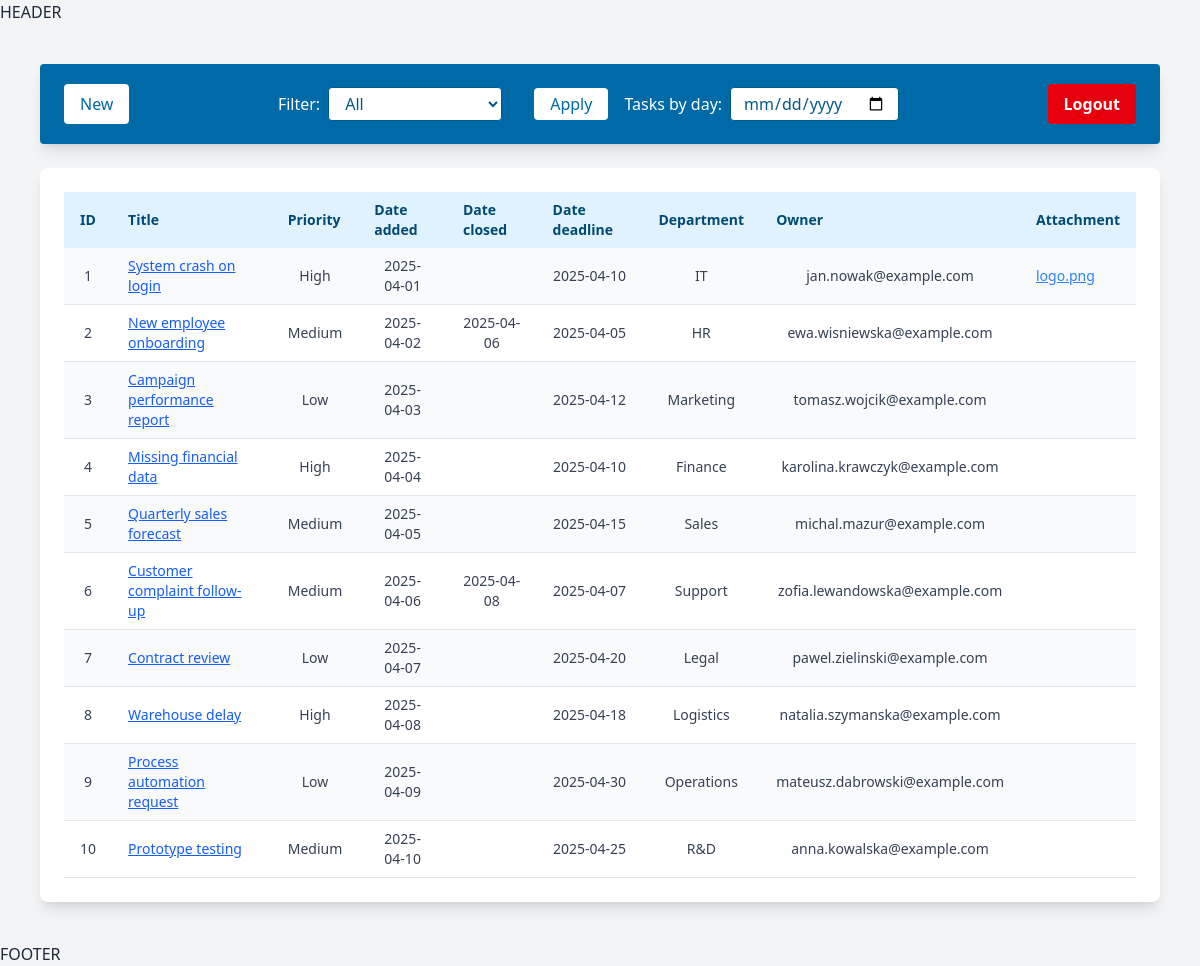
Screenshot of /ticketpro_app/ticket (signed in) with the database file from the repository.
### tables this page shows
CREATE TABLE Tickets
(
    ticket_id     INT PRIMARY KEY NOT NULL AUTO_INCREMENT,
    department_id INT,
    FOREIGN KEY (department_id)
        REFERENCES Departments (department_id)
        ON DELETE CASCADE
        ON UPDATE CASCADE,
    user_id       INT,
    FOREIGN KEY (user_id)
        REFERENCES Users (user_id)
        ON DELETE CASCADE
        ON UPDATE CASCADE,
    title         VARCHAR(250),
    priority      VARCHAR(20),
    date_added    DATE,
    date_closed   DATE,
    date_deadline DATE
);

CREATE TABLE Departments
(
    department_id   INT PRIMARY KEY NOT NULL AUTO_INCREMENT,
    user_id         INT,
    FOREIGN KEY (user_id)
        REFERENCES Users (user_id)
        ON DELETE CASCADE
        ON UPDATE CASCADE,
    department_name VARCHAR(250)
);

CREATE TABLE Users
(
    user_id      INT PRIMARY KEY NOT NULL AUTO_INCREMENT,
    role_id INT,
    FOREIGN KEY (role_id)
        REFERENCES Roles (role_id)
        ON DELETE CASCADE
        ON UPDATE CASCADE,
    name         VARCHAR(150),
    surname      VARCHAR(150),
    email        VARCHAR(100) CHECK (email REGEXP '^[a-zA-Z0-9._%-]+@[a-zA-Z0-9.-]+\\.[a-zA-Z]{2,4}$'),
    password     VARCHAR(30)
);

CREATE TABLE Attachments
(
    attachment_id INT PRIMARY KEY NOT NULL AUTO_INCREMENT,
    ticket_id INT NOT NULL,
    file_name VARCHAR(255),
    file_path VARCHAR(255),
    uploaded_at DATETIME DEFAULT CURRENT_TIMESTAMP,
    FOREIGN KEY (ticket_id) 
        REFERENCES Tickets(ticket_id)
        ON DELETE CASCADE
        ON UPDATE CASCADE
);

### Core/Render.php (called while the page is built, shortened)
<?php
function renderSite($viewPath, $data = []) {
    extract($data);
    include $viewPath;
}

### Controller/RenderController.php (called while the page is built, shortened)
<?php
require_once __DIR__ . '/../Repository/TicketRepository.php';
require_once __DIR__ . '/../Repository/DepartmentRepository.php';
require_once __DIR__ . '/../Repository/AttachmentRepository.php';
require_once __DIR__ . '/../Model/Ticket.php';
require_once __DIR__ . '/../Core/Render.php';
class RenderController
{
    private $ticketRepo = null;
    private $attachmentRepo = null;
    public function __construct()
    {
        $this->ticketRepo = TicketRepository::getInstance();
        $this->attachmentRepo = AttachmentRepository::getInstance();
    }
    public function ticketMenu()
    {
        $ticket_list = $this->ticketRepo->getTickets();
        $attachment_list = $this->attachmentRepo->getAttachments();
        $viewPath = __DIR__ . '/../Views/ticket/ticket_menu.php';
        renderSite($viewPath, ['ticket_list' => $ticket_list, 'attachment_list' => $attachment_list]);
    }
}

### index.php (called while the page is built, shortened)
<?php
require_once __DIR__ . '/Controller/RenderController.php';
$router = new Router();
$router->route($_SERVER['REQUEST_URI'], $_SERVER['REQUEST_METHOD']);
?>

### Core/Data.php (called while the page is built)
<?php
function connectToDB():PDO{
    $read_env = parse_ini_file('.env');
    $host = $read_env['DB_HOST'];
    $dbname = $read_env['DB_NAME'];
    $username = $read_env['DB_USER'];
    $password = $read_env['DB_PASS'];
    $dsn = "mysql:host=$host;dbname=$dbname";
    return new PDO($dsn, $username, $password);
}

### Repository/TicketRepository.php (called while the page is built, shortened)
<?php
require_once __DIR__ . '/../Core/Data.php';
require_once __DIR__ . '/../Model/Ticket.php';
class TicketRepository
{
    private static ?TicketRepository $instance = null;
    private PDO $pdo;
    public function __construct()
    {
        $this->pdo = connectToDB();
    }
    public static function getInstance(): TicketRepository
    {
        if (self::$instance === null) {
            self::$instance = new TicketRepository();
        }
        return self::$instance;
    }
    public function getTickets(): array
    {
        $stmt = $this->pdo->query("
    SELECT
        t.ticket_id,
        t.title,
        t.priority,
        t.date_added,
        t.date_closed,
        t.date_deadline,
        t.user_id,
        u.name AS user_name,
        u.surname AS user_surname,
        u.email AS user_email,
        t.department_id,
        d.department_name
    FROM Tickets t
    LEFT JOIN Users u ON t.user_id = u.user_id
    JOIN Departments d ON t.department_id = d.department_id
    ORDER BY t.ticket_id;
");
        $rows = $stmt->fetchAll(PDO::FETCH_ASSOC);
        $tickets = [];
        foreach ($rows as $row) {
            $tickets[] = new Ticket (
                $row['ticket_id'],
                $row['title'],
                $row['priority'],
                $row['date_added'],
                $row['date_closed'],
                $row['date_deadline'],
                $row['user_id'],
                $row['user_name'],
                $row['user_surname'],
                $row['user_email'],
                $row['department_id'],
                $row['department_name'],
            );
        }
        return $tickets;
    }
}

### Model/Ticket.php (called while the page is built, shortened)
<?php
class Ticket
{
    private string $ticket_id;
    private ?string $title;
    private string $priority;
    private ?string $date_added;
    private ?string $date_closed;
    private ?string $date_deadline;
    private ?string $email;
    private ?string $department_name;
    public function __construct(string $ticket_id, string $title, string $priority, string $date_added, ?string $date_closed, string $date_deadline,?string $user_id ,?string $name, ?string $surname, ?string $email, ?string $department_id , string $department_name)
    {
        $this->ticket_id = $ticket_id;
        $this->title = $title;
        $this->priority = $priority;
        $this->date_added = $date_added;
        $this->date_closed = $date_closed;
        $this->date_deadline = $date_deadline;
        $this->department_name = $department_name;
        $this->email = $email;
    }
    public function getTicketId(): string
    {
        return $this->ticket_id;
    }
    public function getTitle(): string
    {
        return $this->title;
    }
    public function getPriority(): string
    {
        return $this->priority;
    }
    public function getDateAdded(): string
    {
        return $this->date_added;
    }
    public function getDateClosed(): ?string
    {
        return $this->date_closed;
    }
    public function getDateDeadline(): string
    {
        return $this->date_deadline;
    }
    public function getDepartmentName(): string
    {
        return $this->department_name;
    }
    public function getEmail(): ?string
    {
        return $this->email;
    }
}

### Repository/AttachmentRepository.php (called while the page is built, shortened)
<?php
require_once __DIR__ . '/../Core/Data.php';
require_once __DIR__ . '/../Model/Attachment.php';
class AttachmentRepository
{
    private static ?AttachmentRepository $instance = null;
    private PDO $pdo;
    public function __construct()
    {
        $this->pdo = connectToDB();
    }
    public static function getInstance(): AttachmentRepository {
        if (self::$instance === null) {
            self::$instance = new AttachmentRepository();
        }
        return self::$instance;
    }
    public function getAttachments(): array
    {
        $stmt = $this->pdo->query("
            SELECT
                attachment_id,
                ticket_id,
                file_name,
                file_path
            FROM Attachments
            Order by attachment_id;
        ");
        $rows = $stmt->fetchAll(PDO::FETCH_ASSOC);
        return array_map(fn($row) => Attachment::fromArray($row), $rows);
    }
}

### Model/Attachment.php (called while the page is built, shortened)
<?php
class Attachment
{
    private int $ticket_id;
    private string $file_name;
    private string $file_path;
    public function __construct(int $attachment_id, int $ticket_id, string $file_name, string $file_path)
    {
        $this->ticket_id = $ticket_id;
        $this->file_name = $file_name;
        $this->file_path = $file_path;
    }
    public static function fromArray(array $data): self
    {
        return new self($data['attachment_id'], $data['ticket_id'], $data['file_name'], $data['file_path']);
    }
    public function getAssociatedTicketId(): int
    {
        return $this->ticket_id;
    }
    public function getFileName(): string
    {
        return $this->file_name;
    }
    public function getFilePath(): string
    {
        return $this->file_path;
    }
}

### Views/ticket/ticket_menu.php (the view, shortened to what this page needs)
<!doctype html>
<html lang="en">
<head>
    <script src="https://cdn.jsdelivr.net/npm/@tailwindcss/browser@4"></script>
</head>
<body class="bg-gray-100 min-h-screen text-gray-800">
<div class="w-full p-10">
    <div class="w-full h-20 flex justify-between items-center bg-sky-700 rounded shadow-lg px-6 text-white">
        <?php if ($_SESSION['role_id'] != 4): ?>
            <button onclick="openModal('create')" class="bg-white text-sky-700 px-4 py-2 rounded hover:bg-gray-100">
                New
            </button>
            <form class="flex items-center gap-4" action="/ticketpro_app/ticket/filter" method="POST">
                <label class="flex items-center text-white">Filter:
                    <select class="ml-2 py-1 px-3 bg-white text-sky-800 border rounded" name="filter">
                        <option value="all">All</option>
                    </select>
                </label>
                <button type="submit" class="ml-4 bg-white text-sky-700 px-4 py-1 rounded hover:bg-gray-200">Apply
                </button>
                <label for="calendar" class="flex items-center text-white">Tasks by day:
                    <input id="calendar" name="filter_date" type="date"
                           class="ml-2 py-1 px-3 bg-white text-sky-800 border rounded">
                </label>
            </form>
        <?php endif; ?>
        <form action="/ticketpro_app/logout" method="GET">
            <button class="bg-red-600 hover:bg-red-700 text-white px-4 py-2 rounded font-bold" name="logout">
                Logout
            </button>
        </form>
    </div>
    <div class="w-full mt-6 p-6 rounded-lg bg-white shadow-lg">
        <table class="w-full table-auto text-sm border-collapse">
            <thead>
            <tr class="bg-sky-100 text-sky-900">
                <th class="px-4 py-2 text-left">ID</th>
                <th class="px-4 py-2 text-left">Title</th>
                <th class="px-4 py-2 text-left">Priority</th>
                <th class="px-4 py-2 text-left">Date added</th>
                <th class="px-4 py-2 text-left">Date closed</th>
                <th class="px-4 py-2 text-left">Date deadline</th>
                <th class="px-4 py-2 text-left">Department</th>
                <th class="px-4 py-2 text-left">Owner</th>
                <th class="px-4 py-2 text-left">Attachment</th>
            </tr>
            </thead>
            <tbody>
            <?php foreach ($ticket_list as $ticket): ?>
                <tr class="even:bg-white odd:bg-gray-50 border-b border-gray-200 hover:bg-sky-50">
                    <td class="px-4 py-2 text-center text-gray-700"><?= htmlspecialchars($ticket->getTicketId()) ?></td>
                    <td onclick="openModal('view', <?= htmlspecialchars($ticket->getTicketId()) ?>)"
                        class="px-4 py-2 text-left text-blue-600 underline cursor-pointer hover:text-blue-800">
                        <?= htmlspecialchars($ticket->getTitle()) ?>
                    </td>
                    <td class="px-4 py-2 text-center text-gray-700"><?= htmlspecialchars($ticket->getPriority()) ?></td>
                    <td class="px-4 py-2 text-center text-gray-700"><?= htmlspecialchars($ticket->getDateAdded()) ?></td>
                    <td class="px-4 py-2 text-center text-gray-700"><?= htmlspecialchars($ticket->getDateClosed()) ?></td>
                    <td class="px-4 py-2 text-center text-gray-700"><?= htmlspecialchars($ticket->getDateDeadline()) ?></td>
                    <td class="px-4 py-2 text-center text-gray-700"><?= htmlspecialchars($ticket->getDepartmentName()) ?></td>
                    <td class="px-4 py-2 text-center text-gray-700"><?= htmlspecialchars($ticket->getEmail()) ?></td>
                    <td class="px-4 py-2">
                        <div class="flex flex-wrap gap-2">
                            <?php foreach ($attachment_list as $attachment): ?>
                                <?php if ($attachment->getAssociatedTicketId() == $ticket->getTicketId()): ?>
                                    <a href="<?= htmlspecialchars($attachment->getFilePath()) ?>"
                                       class="text-blue-500 underline">
                                        <?= htmlspecialchars($attachment->getFileName()) ?>
                                    </a>
                                <?php endif; ?>
                            <?php endforeach; ?>
                        </div>
                    </td>
                </tr>
            <?php endforeach; ?>
            </tbody>
        </table>
    </div>
</div>
</body>
</html>

### rows the page displays
tickets: ticket_id "1", title "System crash on login", priority "High", date_added "2025-04-01", date_deadline "2025-04-10", department.department_name "IT", user.email "jan.nowak@example.com"
attachments: file_name "logo.png"
tickets: ticket_id "2", title "New employee onboarding", priority "Medium", date_added "2025-04-02", date_closed "2025-04-06", date_deadline "2025-04-05", department.department_name "HR", user.email "ewa.wisniewska@example.com"
tickets: ticket_id "3", title "Campaign performance report", priority "Low", date_added "2025-04-03", date_deadline "2025-04-12", department.department_name "Marketing", user.email "tomasz.wojcik@example.com"
tickets: ticket_id "4", title "Missing financial data", priority "High", date_added "2025-04-04", date_deadline "2025-04-10", department.department_name "Finance", user.email "karolina.krawczyk@example.com"
tickets: ticket_id "5", title "Quarterly sales forecast", priority "Medium", date_added "2025-04-05", date_deadline "2025-04-15", department.department_name "Sales", user.email "michal.mazur@example.com"
tickets: ticket_id "6", title "Customer complaint follow-up", priority "Medium", date_added "2025-04-06", date_closed "2025-04-08", date_deadline "2025-04-07", department.department_name "Support", user.email "zofia.lewandowska@example.com"
tickets: ticket_id "7", title "Contract review", priority "Low", date_added "2025-04-07", date_deadline "2025-04-20", department.department_name "Legal", user.email "pawel.zielinski@example.com"
tickets: ticket_id "8", title "Warehouse delay", priority "High", date_added "2025-04-08", date_deadline "2025-04-18", department.department_name "Logistics", user.email "natalia.szymanska@example.com"
tickets: ticket_id "9", title "Process automation request", priority "Low", date_added "2025-04-09", date_deadline "2025-04-30", department.department_name "Operations", user.email "mateusz.dabrowski@example.com"
tickets: ticket_id "10", title "Prototype testing", priority "Medium", date_added "2025-04-10", date_deadline "2025-04-25", department.department_name "R&D", user.email "anna.kowalska@example.com"
